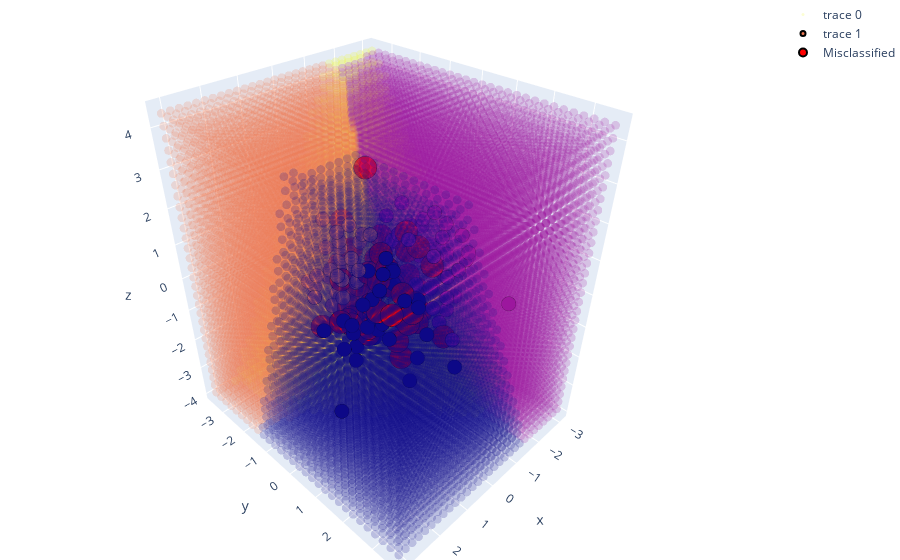

Write notebook code for a chart like this one.
### Code cell
def plot_3d_decision_boundaries_interactive(X, y, model):
    # Predict the classes for the actual data points to find misclassified points
    y_pred = model.predict(X)
    misclassified = y_pred != y

    # Create a grid of points to predict the classes for boundary
    x_min, x_max = X[:, 0].min() - 1, X[:, 0].max() + 1
    y_min, y_max = X[:, 1].min() - 1, X[:, 1].max() + 1
    z_min, z_max = X[:, 2].min() - 1, X[:, 2].max() + 1

    xx, yy, zz = np.meshgrid(np.linspace(x_min, x_max, 30),
                             np.linspace(y_min, y_max, 30),
                             np.linspace(z_min, z_max, 30))

    mesh_points = np.c_[xx.ravel(), yy.ravel(), zz.ravel()]
    Z = model.predict(mesh_points)

    # Plot the decision boundary points with low opacity
    boundary_trace = go.Scatter3d(
        x=mesh_points[:, 0],
        y=mesh_points[:, 1],
        z=mesh_points[:, 2],
        mode='markers',
        marker=dict(
            size=3,
            color=Z,  # coloring by predicted class
            opacity=0.2
        )
    )

    # Plot the actual data points
    data_trace = go.Scatter3d(
        x=X[:, 0],
        y=X[:, 1],
        z=X[:, 2],
        mode='markers',
        marker=dict(
            size=5,
            color=y,  # coloring by actual class
            line=dict(
                color='Black',
                width=2
            )
        )
    )

    # Plot misclassified points with higher visibility
    misclassified_trace = go.Scatter3d(
        x=X[misclassified, 0],
        y=X[misclassified, 1],
        z=X[misclassified, 2],
        mode='markers',
        marker=dict(
            size=8,
            color='Red',  # red color for misclassified points
            line=dict(
                color='Black',
                width=2
            )
        ),
        name='Misclassified'
    )

    fig = go.Figure(data=[boundary_trace, data_trace, misclassified_trace])
    fig.update_layout(margin=dict(l=0, r=0, b=0, t=0),
                      title="3D Decision Boundaries with Misclassified Points")
    fig.show()


plot_3d_decision_boundaries_interactive(X_test, Y_test, SGD6_Q1["log_loss"])

### Figure 1 — Plotly figure (JSON) as saved in the notebook; plotly's stock layout.template omitted (floating-point values rounded to 4 significant figures; data arrays with more than 128 entries replaced by an {"elided": "..."} marker saying what was removed)
{"data": [{"marker": {"color": {"elided": "27000 int values"}, "opacity": 0.2, "size": 3}, "mode": "markers", "type": "scatter3d", "x": {"elided": "27000 float values"}, "y": {"elided": "27000 float values"}, "z": {"elided": "27000 float values"}}, {"marker": {"color": {"elided": "200 int values"}, "line": {"color": "Black", "width": 2}, "size": 5}, "mode": "markers", "type": "scatter3d", "x": {"elided": "200 float values"}, "y": {"elided": "200 float values"}, "z": {"elided": "200 float values"}}, {"marker": {"color": "Red", "line": {"color": "Black", "width": 2}, "size": 8}, "mode": "markers", "name": "Misclassified", "type": "scatter3d", "x": [1.064, -0.1452, 0.04945, 0.69, -0.3153, 1.045, -0.3729, -0.1977, 0.3181, -0.4878, 0.7104, -0.5363, -0.5821, 1.013, 0.6089, 0.1702, 1.335, 0.3181, 0.07247, 1.382, 1.036, 0.4622, -0.007283, 0.1891, 0.5261, 0.0636, 0.4672, 0.5147, 0.4183, 0.5021, 0.8062, 0.8627, 0.5754, 0.8546, 0.008106, -0.6818, 0.6822, 0.59, -0.2178, 0.5217, -0.8252, 0.5756, -0.1412, -1.129, 0.6959, -0.363, -0.1362, -0.5021, -0.4114, -0.3469, 0.546], "y": [1.32, -1.645, -1.592, 0.8045, 0.7486, -0.07132, -0.04421, 0.54, 1.266, -0.5937, 0.2144, 1.548, 0.7314, -0.4185, 1.074, -0.5373, -0.8389, 0.1359, -0.5073, -0.06718, -0.2056, -0.09446, 0.2182, -0.9557, -0.1004, -0.1949, 1.276, -0.3401, -0.437, -0.7813, 0.3845, 0.6762, 0.4867, -0.2702, -0.1675, -0.5081, 1.278, 0.08788, 0.901, 1.13, 0.04882, 0.03709, 0.5401, 0.07407, -0.5415, 1.226, 1.021, -0.9202, 0.3726, -1.23, 0.3804], "z": [0.4175, 1.142, -0.07633, 1.254, -0.2791, -0.6498, -0.1415, 1.713, 0.03094, 0.9921, -0.7985, -1.022, -0.7203, 0.4952, -0.7578, 0.1278, -0.9924, -0.6521, -0.1097, -0.3828, -0.5961, 3.336, 0.1184, 0.7475, 0.5633, 0.757, -0.194, 0.1268, -0.9108, -0.478, 0.08376, 0.04842, 1.444, -0.6503, -0.9896, -0.2186, -1.097, 0.7358, 1.456, 0.6215, -0.04339, -1.176, -0.7788, -0.6068, -0.5731, 1.02, -0.6383, -0.5763, 1.023, -1.065, 0.6196]}], "layout": {"margin": {"b": 0, "l": 0, "r": 0, "t": 0}, "title": {"text": "3D Decision Boundaries with Misclassified Points"}}}
